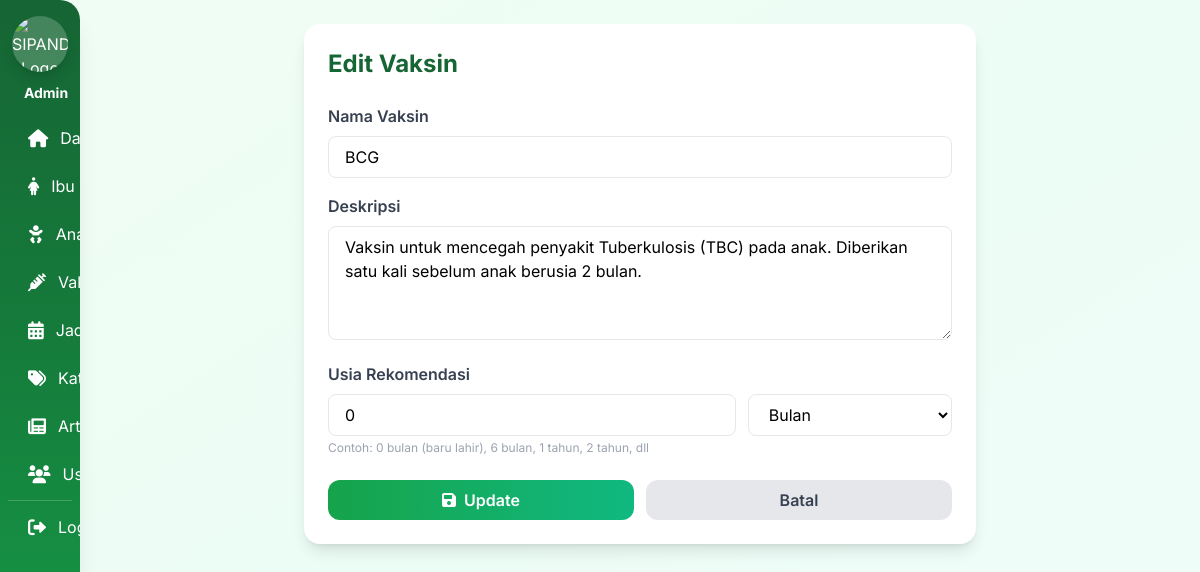
The app's page /admin/vaksin/edit_vaksin.php?id=1 (signed in) with its own data.
### tables this page shows
CREATE TABLE vaksin (
    id_vaksin INT PRIMARY KEY AUTO_INCREMENT,
    nama_vaksin VARCHAR(100) NOT NULL,
    deskripsi TEXT,
    usia_rekomendasi INT,
    created_at TIMESTAMP DEFAULT CURRENT_TIMESTAMP
);

### admin/vaksin/edit_vaksin.php (the view, shortened to what this page needs)
<?php
require_once __DIR__ . '/../../auth/cek_admin.php';
$id = isset($_POST['id_vaksin']) ? (int)$_POST['id_vaksin'] : (isset($_GET['id']) ? (int)$_GET['id'] : 0);
$vaksin = mysqli_fetch_assoc(mysqli_query($conn, "SELECT * FROM vaksin WHERE id_vaksin=$id"));
$usia_bulan = $vaksin['usia_rekomendasi'];
$usia_nilai = $usia_bulan;
$satuan = 'bulan';
include __DIR__ . '/../../templates/sidebar.php';
?>
<div class="max-w-2xl mx-auto bg-white rounded-2xl shadow-lg p-6 fade-in">
    <h1 class="text-2xl font-bold text-green-800 mb-6">Edit Vaksin</h1>
    <form method="POST">
        <div class="space-y-4">
            <div>
                <label class="block font-semibold text-gray-700 mb-2">Nama Vaksin</label>
                <input type="text" name="nama_vaksin" value="<?php echo htmlspecialchars($vaksin['nama_vaksin']); ?>" required
                       class="w-full px-4 py-2 border border-gray-200 rounded-lg focus:outline-none focus:border-green-400 focus:ring-2 focus:ring-green-200">
            </div>
            <div>
                <label class="block font-semibold text-gray-700 mb-2">Deskripsi</label>
                <textarea name="deskripsi" rows="4"
                          class="w-full px-4 py-2 border border-gray-200 rounded-lg focus:outline-none focus:border-green-400 focus:ring-2 focus:ring-green-200"><?php echo htmlspecialchars($vaksin['deskripsi']); ?></textarea>
            </div>
            <div>
                <label class="block font-semibold text-gray-700 mb-2">Usia Rekomendasi</label>
                <div class="flex gap-3">
                    <input type="number" name="usia_rekomendasi" value="<?php echo $usia_nilai; ?>" required
                           class="w-2/3 px-4 py-2 border border-gray-200 rounded-lg focus:outline-none focus:border-green-400 focus:ring-2 focus:ring-green-200" min="0">
                    <select name="satuan_waktu" class="w-1/3 px-4 py-2 border border-gray-200 rounded-lg focus:outline-none focus:border-green-400 focus:ring-2 focus:ring-green-200 bg-white">
                        <option value="bulan" <?php echo $satuan == 'bulan' ? 'selected' : ''; ?>>Bulan</option>
                    </select>
                </div>
                <p class="text-xs text-gray-400 mt-1">Contoh: 0 bulan (baru lahir), 6 bulan, 1 tahun, 2 tahun, dll</p>
            </div>
        </div>
        <div class="flex gap-3 mt-6">
            <button type="submit" class="flex-1 bg-gradient-to-r from-green-600 to-emerald-500 text-white py-2 rounded-xl font-semibold hover:shadow-lg transition">
                <i class="fas fa-save mr-1"></i> Update
            </button>
            <a href="list_vaksin.php" class="flex-1 bg-gray-200 text-gray-700 text-center py-2 rounded-xl font-semibold hover:bg-gray-300 transition flex items-center justify-center">
                Batal
            </a>
        </div>
    </form>
</div>
<?php include __DIR__ . '/../../templates/footer.php'; ?>

### templates/sidebar.php (style rules this page uses)
* { font-family: 'Inter', sans-serif; }
.fade-in { animation: fadeIn 0.5s ease-out; }
@media (min-width: 1024px) { body { position: relative; } }

### records on screen
vaksin: nama_vaksin "BCG", deskripsi "Vaksin untuk mencegah penyakit Tuberkulosis (TBC) pada anak. Diberikan satu kali sebelum anak berusia 2 bulan.", usia_rekomendasi "0"
